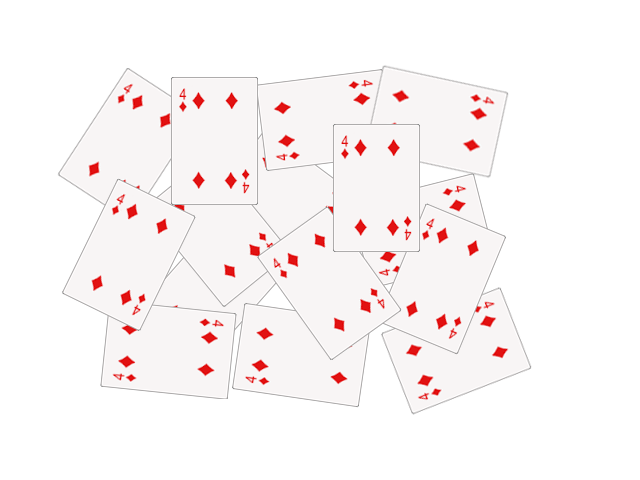
#> input picture Act_3/cards.png, 640 x 480 px
$ python card.py
#> lines starting #> are read from the running program, lines starting #| are printed output that depends on the picture; after the words box and inside, x2 and y2 are one past the last pixel; in counts of white or black regions, pixels touching at a corner belong together
from __future__ import print_function
import cv2 as cv
import numpy as np
import matplotlib.pyplot as plt
import random as rng
rng.seed(12345)

src = cv.imread('cards.png')
#> src is the input picture: shape (480, 640, 3); mean B, G, R 245.8, 245.8, 250.7
src[np.all(src == 255, axis=2)] = 0

kernel = np.array([[1, 1, 1], [1, -8, 1], [1, 1, 1]], dtype=np.float32)
imgLaplacian = cv.filter2D(src, cv.CV_32F, kernel)
sharp = np.float32(src)
imgResult = sharp - imgLaplacian
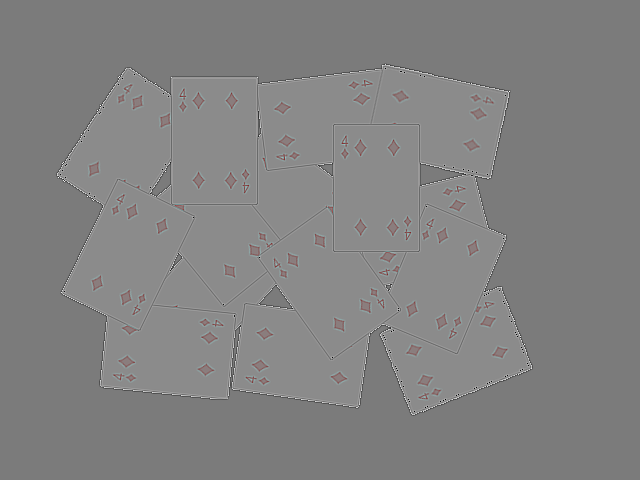
#> imgResult: shape (480, 640, 3) float32; mean B, G, R 97.1, 97.1, 102.2; drawn with min black and max white

imgResult = np.clip(imgResult, 0, 255)
imgResult = imgResult.astype('uint8')
imgLaplacian = np.clip(imgLaplacian, 0, 255)
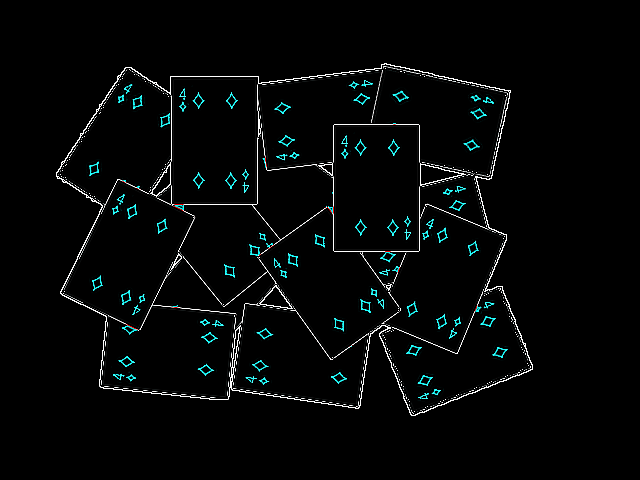
#> imgLaplacian: shape (480, 640, 3) float32; mean B, G, R 7.7, 7.7, 5.3
imgLaplacian = np.uint8(imgLaplacian)

bw = cv.cvtColor(imgResult, cv.COLOR_BGR2GRAY)
_, bw = cv.threshold(bw, 40, 255, cv.THRESH_BINARY | cv.THRESH_OTSU)
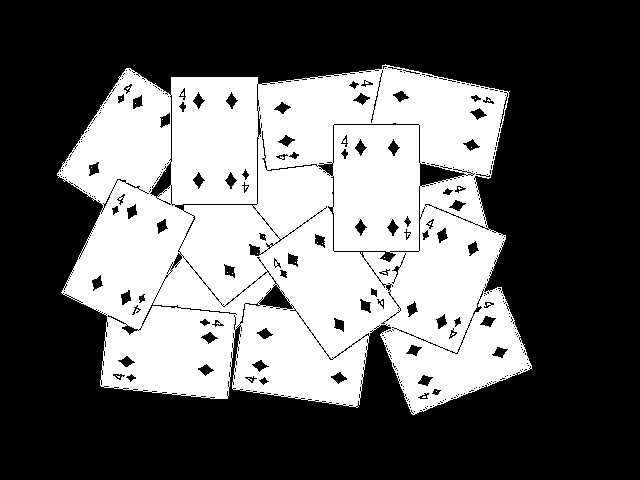
#> bw: shape (480, 640); 38.9% white; 21 white regions (20 under 20 px), largest, box (x1, y1, x2, y2) and area: (57, 64, 532, 415) 119585

dist = cv.distanceTransform(bw, cv.DIST_L2, 3)
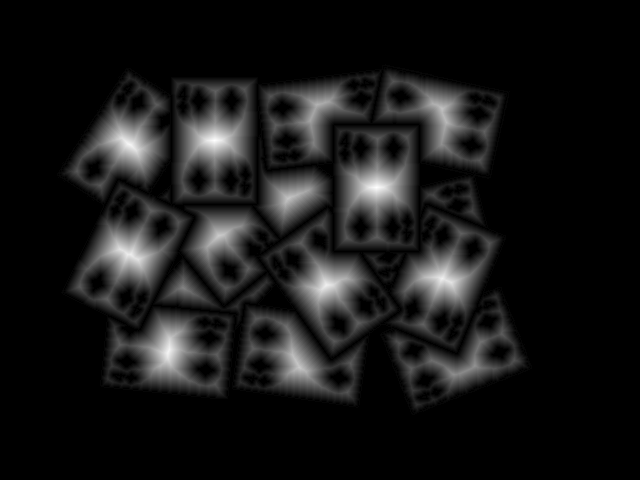
#> dist: shape (480, 640) float32; min 0, max 37.19, mean 3.4; drawn with min black and max white
cv.normalize(dist, dist, 0, 1.0, cv.NORM_MINMAX)

_, dist = cv.threshold(dist, 0.4, 1, cv.THRESH_BINARY)
#> dist: shape (480, 640) float32; values 0 (black) and 1 (white), 7.1% white; 15 white regions (1 under 20 px), largest, box (x1, y1, x2, y2) and area: (94, 228, 165, 280) 2212, (348, 159, 405, 216) 2187, (187, 112, 243, 169) 2180
kernel1 = np.ones((3,3), dtype=np.uint8)
dist = cv.dilate(dist, kernel1)
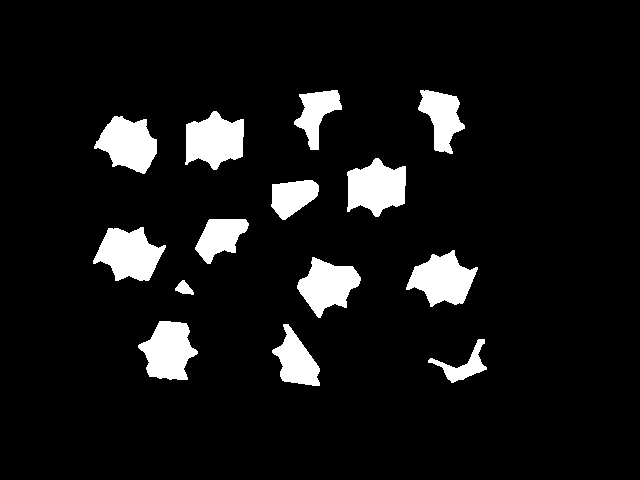
#> dist: shape (480, 640) float32; values 0 (black) and 1 (white), 8.2% white; 14 white regions, largest, box (x1, y1, x2, y2) and area: (93, 227, 166, 281) 2498, (347, 158, 406, 217) 2451, (185, 111, 244, 170) 2443

dist_8u = dist.astype('uint8')
#> dist_8u: shape (480, 640); values 0 (black) and 1 (white), 8.2% white; 14 white regions
contours, _ = cv.findContours(dist_8u, cv.RETR_EXTERNAL, cv.CHAIN_APPROX_SIMPLE)
#> contours = 14 contours; largest, box (x1, y1, x2, y2) and area: (93, 227, 166, 281) 2396, (347, 158, 406, 217) 2350, (185, 111, 244, 170) 2342, (406, 250, 478, 307) 2280, (94, 116, 157, 174) 2248
markers = np.zeros(dist.shape, dtype=np.int32)

for i in range(len(contours)):
    cv.drawContours(markers, contours, i, (i+1), -1)
#> this loop made 14 passes
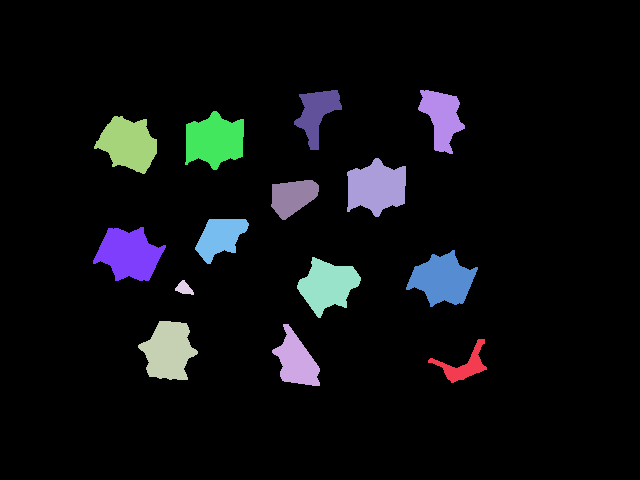
#> markers: shape (480, 640) int32; 15 distinct labels, from 0 to 14; one colour per label, 0 black
cv.circle(markers, (5,5), 3, (255,255,255), -1)
#> markers: shape (480, 640) int32; 16 distinct labels, from 0 to 255
markers_8u = (markers * 10).astype('uint8')

# Mostrar todas las imágenes usando Matplotlib
fig, axes = plt.subplots(2, 3, figsize=(15, 10))

axes[0, 0].imshow(cv.cvtColor(src, cv.COLOR_BGR2RGB))
axes[0, 0].set_title('Source Image')
axes[0, 0].axis('off')

axes[0, 1].imshow(cv.cvtColor(imgResult, cv.COLOR_BGR2RGB))
axes[0, 1].set_title('New Sharped Image')
axes[0, 1].axis('off')

axes[0, 2].imshow(cv.cvtColor(imgLaplacian, cv.COLOR_BGR2RGB))
axes[0, 2].set_title('Laplace Filtered Image')
axes[0, 2].axis('off')

axes[1, 0].imshow(bw, cmap='gray')
axes[1, 0].set_title('Binary Image')
axes[1, 0].axis('off')

axes[1, 1].imshow(dist, cmap='gray')
axes[1, 1].set_title('Distance Transform Image')
axes[1, 1].axis('off')

axes[1, 2].imshow(markers_8u, cmap='gray')
axes[1, 2].set_title('Markers')
axes[1, 2].axis('off')

plt.tight_layout()
plt.show()
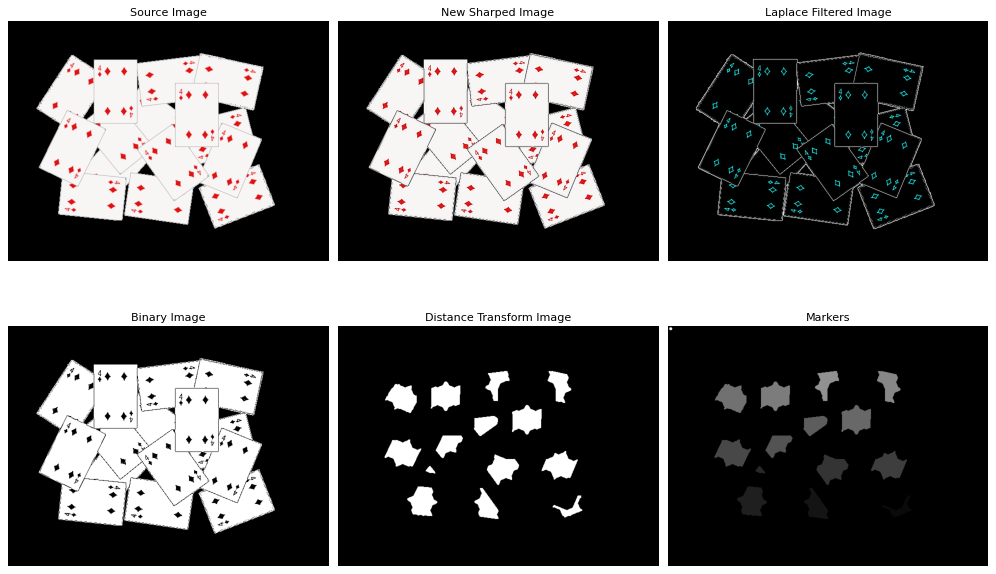
#> figure drawn by matplotlib, 6 panels
